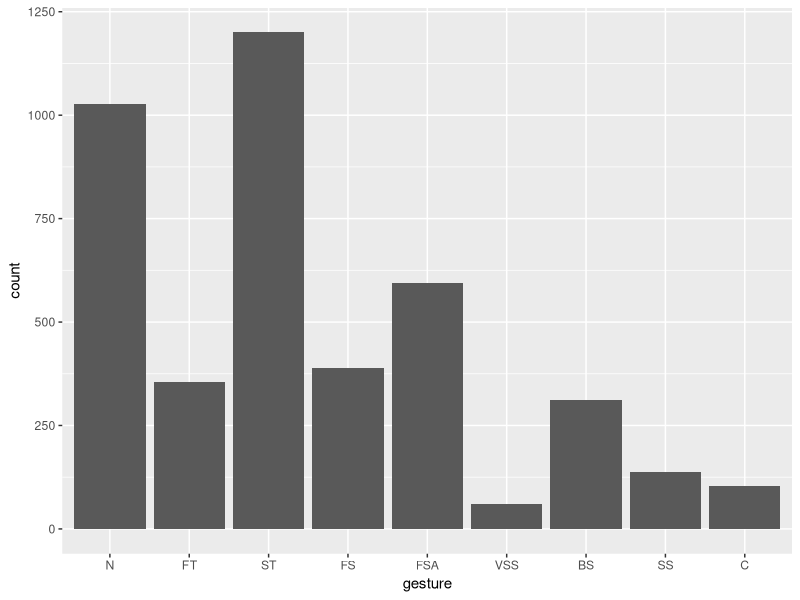
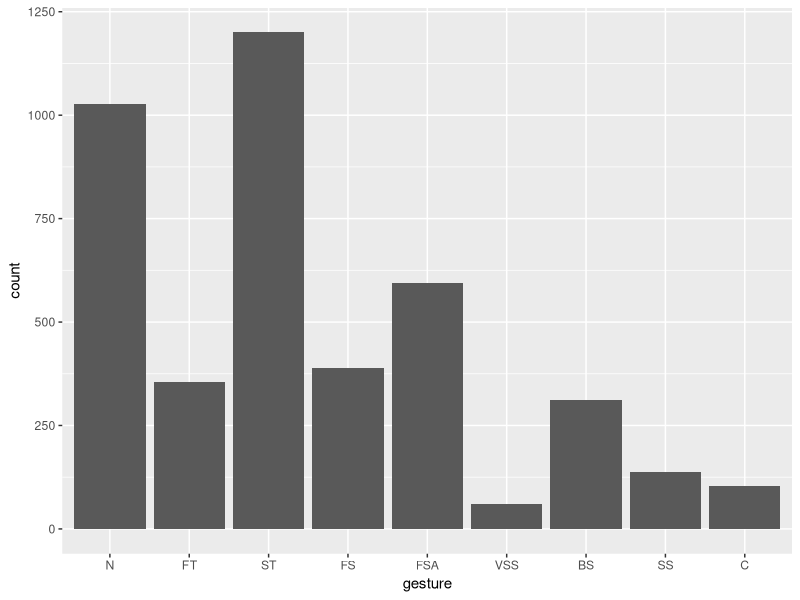

R code for these plots, in order:
library(ggplot2)
library(reshape2)

data <- read.csv("longGesturePreds.csv")
data$gesture <- factor(data$gesture,c("N","FT","ST","FS","FSA","VSS","BS","SS","C"))
ggplot(data,aes(x=factor(data$gesture))) + geom_bar() + xlab('gesture')+ylab('count')
ggsave("20130427-GesturePredictionsHist.pdf")

